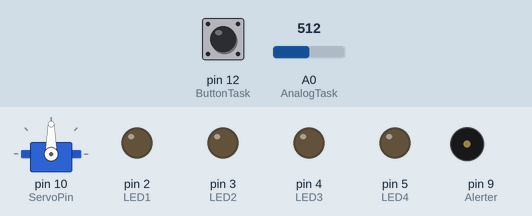
Bench run of a sketch on a simulated Arduino Uno, built with avr-gcc and run on an emulated ATmega328P. On the bench: servo, output pins drawn as LEDs (lit = HIGH), buzzer (waves = sounding). Inputs (shaded band) come from the test bench; at power-on: A0 (AnalogTask) = 512, pin 12 (ButtonTask) LOW. Random numbers use the default seed unless the sketch sets one; what the sketch prints to the serial monitor is not drawn.

Above: at 1.2 s.
1.3 s: A0 (AnalogTask) set to 0
At 4.11 s:
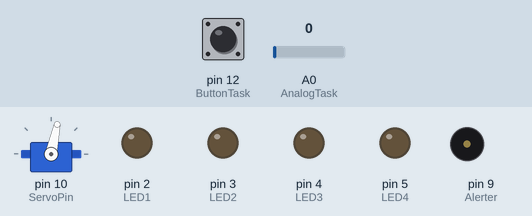
4.3 s: A0 (AnalogTask) set to 135
At 4.76 s:
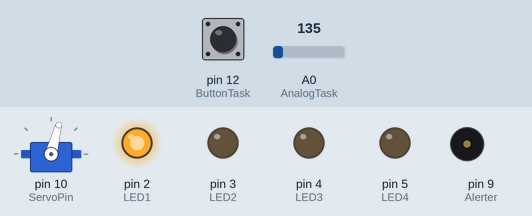
7.3 s: A0 (AnalogTask) set to 122
At 9.37 s:
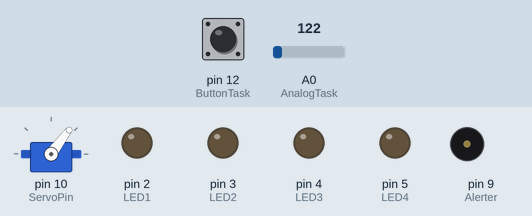
10.3 s: A0 (AnalogTask) set to 141
At 11.67 s:
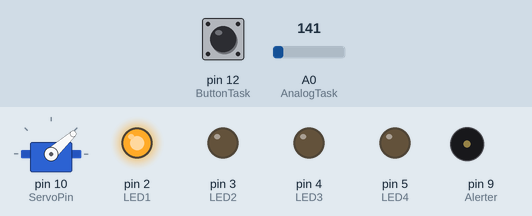
13.3 s: pin 12 (ButtonTask) pulled HIGH for 0.15 s
16.4 s: A0 (AnalogTask) set to 115
Timing chart, 0 to 24.2 s (numbered marks = the images above; inputs shaded):
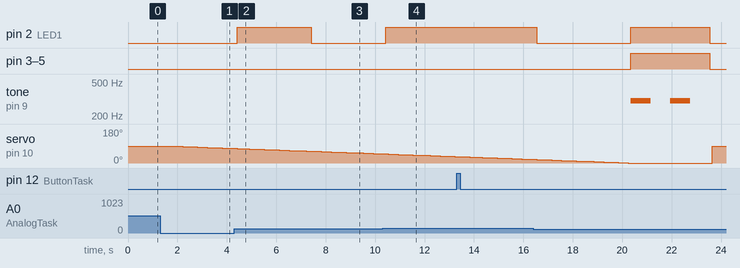

Measured:
- the behaviour switches between 127 and 128 on A0 (AnalogTask) (found by bisection; images 3 and 4)
- after the input at 1.3 s, servo on pin 10 (ServoPin): moves from 90° to 77° over 2.4 s, starting after 0.51 s
- after the input at 4.3 s, pin 2 (LED1): LOW → HIGH after 0.11 s
- after the input at 7.3 s, pin 2 (LED1): HIGH → LOW after 0.12 s
- after the input at 10.3 s, pin 2 (LED1): LOW → HIGH after 0.13 s

The sketch:

Final-TheStressGame.ino
```cpp
//TheStressGame Final by Bryan Santiago

#include<Servo.h>

//LEDs All have Blue Wires
const int LED1 = 2;
const int LED2 = 3;
const int LED3 = 4;
const int LED4 = 5;

//Task and Sound
const int AnalogTask = A0; //Orange Wire
int val = 0;
int RandomVal = 0; //Random potentiometer Set
const int ButtonTask = 12; //Orange Wire
int ButtonLH = 0;
const int Alerter = 9; //Orange Wire
float AlertSound = 0;

//Servo Controls and Timer
const int ServoPin = 10;
Servo timer;
int TimeLeft = 90;
int TimeRate = 200;
int RememberTime = 0;

//Randomize button bool
bool ButtonNeed;
bool ButtonNeedArray[] = {false, true};
int RandomNeed; //Random Button Set

//To get the game ready
bool GetReady = false;

//Levels
int LevelState = 1;

void setup()
{
	pinMode(LED1, OUTPUT);
  	pinMode(LED2, OUTPUT);
  	pinMode(LED3, OUTPUT);
  	pinMode(LED4, OUTPUT);
  	pinMode(AnalogTask, INPUT);
  	pinMode(ButtonTask, INPUT);
  	pinMode(Alerter, OUTPUT);
  	timer.attach(ServoPin);
  	RandomVal = random(0, 256);
  	RandomNeed = random(0, 2);
  	Serial.begin(9600);
}

void loop()
{
	val = analogRead(AnalogTask);
	ButtonLH = digitalRead(ButtonTask);
  	val = val / 4;
  	delay(100);

  	//This will start the game along with processing
  	if(GetReady == true)
  	{
  		TimeofGame();
  		TaskofButton();
  		TaskofAnalog();
  	}
  	else
  	{
  		TimeLeft = 90;
  		timer.write(TimeLeft);
  		RandomVal = random(0, 256);
  		RandomNeed = random(0, 2);

  		//OffState
  		digitalWrite(LED1, LOW);
  		digitalWrite(LED2, LOW);
  		digitalWrite(LED3, LOW);
  		digitalWrite(LED4, LOW);
  	}

  	//Game Starter
  	if(val <= 0 && GetReady == false)
  	{
  		GetReady = true;
  	}

  	//Both task is completed
  	if(val == RandomVal && ButtonNeed == ButtonNeedArray[0])
  	{
  		tone(Alerter, 5000);
		delay(10);
		tone(Alerter, 9000);
		delay(10);
		noTone(Alerter);
		GetReady = false;
  	}

  	//Serial.println(val);
  	//Serial.println(RandomVal);
  	//Serial.println(ButtonNeed);
  	//Serial.println(TimeLeft);
  	//Serial.println(GetReady);
  	Serial.write(val);
  	Serial.write(RandomVal);
  	Serial.write(ButtonNeed);
  	Serial.write(TimeLeft);
  	Serial.write(GetReady);
}

void Levels()
{
	if(LevelState == 10)
	{
		TimeRate = 110;
	}
	else if(LevelState == 9)
	{
		TimeRate = 120;
	}
	else if(LevelState == 8)
	{
		TimeRate = 130;
	}
	else if(LevelState == 7)
	{
		TimeRate = 140;
	}
	else if(LevelState == 6)
	{
		TimeRate = 150;
	}
	else if(LevelState == 5)
	{
		TimeRate = 160;
	}
	else if(LevelState == 4)
	{
		TimeRate = 170;
	}
	else if(LevelState == 3)
	{
		TimeRate = 180;
	}
	else if(LevelState == 2)
	{
		TimeRate = 190;
	}
	else if(LevelState == 1)
	{
		TimeRate = 200;
	}
}

//This is the timer for the servo
void TimeofGame()
{
	if(TimeLeft >= 0)
  	{
  		if(millis() - RememberTime >= TimeRate)
  		{
  			timer.write(TimeLeft);
  			TimeLeft -= 1;
  			RememberTime = millis();
  		}
  	}
  	else
  	{
  		//OnState
  		digitalWrite(LED1, HIGH);
  		digitalWrite(LED2, HIGH);
  		digitalWrite(LED3, HIGH);
  		digitalWrite(LED4, HIGH);
  		tone(Alerter, 300);
  		delay(800);
  		noTone(Alerter);
  		delay(800);
  		tone(Alerter, 300);
  		delay(800);
  		noTone(Alerter);
  		delay(800);
  		//OffState
  		digitalWrite(LED1, LOW);
  		digitalWrite(LED2, LOW);
  		digitalWrite(LED3, LOW);
  		digitalWrite(LED4, LOW);
  		LevelState = 1;
  		GetReady = false;
  	}
}

//Task of Button
void TaskofButton()
{
	ButtonNeed = ButtonNeedArray[RandomNeed]; //Button Randomizer

	if(ButtonNeed == ButtonNeedArray[1])
	{
		if(ButtonLH == HIGH)
  		{
  			//tone(Alerter, 6000);
  			ButtonNeed = ButtonNeedArray[0];
  			RandomNeed = 0;
  		}
  		else
  		{
  			noTone(Alerter);
  		}
	}
}

//Task of Analog
void TaskofAnalog()
{
	//Testing to see the analog works
  	if(val >= 250)
  	{
  		digitalWrite(LED1, HIGH);
  		digitalWrite(LED2, HIGH);
  		digitalWrite(LED3, HIGH);
  		digitalWrite(LED4, HIGH);
  	}
  	else if(val >= 125)
  	{
  		digitalWrite(LED1, HIGH);
  		digitalWrite(LED2, HIGH);
  		digitalWrite(LED3, HIGH);
  		digitalWrite(LED4, LOW);
  	}
  	else if(val >= 63)
  	{
  		digitalWrite(LED1, HIGH);
  		digitalWrite(LED2, HIGH);
  		digitalWrite(LED3, LOW);
  		digitalWrite(LED4, LOW);
  	}
  	else if(val >= 32)
  	{
  		digitalWrite(LED1, HIGH);
  		digitalWrite(LED2, LOW);
  		digitalWrite(LED3, LOW);
  		digitalWrite(LED4, LOW);
  	}
  	else
  	{
  		//OffState
  		digitalWrite(LED1, LOW);
  		digitalWrite(LED2, LOW);
  		digitalWrite(LED3, LOW);
  		digitalWrite(LED4, LOW);
  	}
}
```
